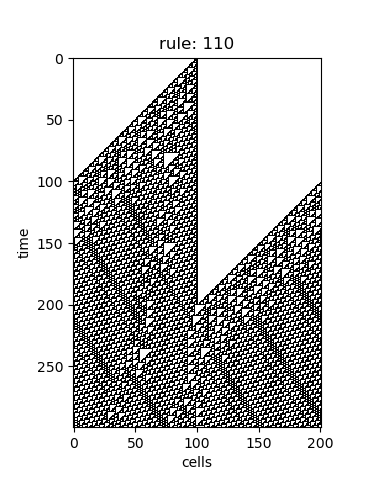

Source code (Python):
import matplotlib.pyplot as plt
import numpy as np
from matplotlib.colors import LogNorm

#rule 110
def rule (a,b,c): 
    if a==1 and b==1 and c==1:
        return 0
    if a==1 and b==1 and c==0:
        return 1
    if a==1 and b==0 and c==1:
        return 1
    if a==1 and b==0 and c==0:
        return 0
    if a==0 and b==1 and c==1:
        return 1
    if a==0 and b==1 and c==0:
        return 1
    if a==0 and b==0 and c==1:
        return 1
    if a==0 and b==0 and c==0:
        return 0
cell=[] 
cell_temp=[]
cell_length=201
for i in range(0,cell_length): #initial state of cells 
    if i==cell_length//2:
        cell.append(1)
    else:
        cell.append(0)

#for how many time steps the program should run
time=300
#a copy of main cell
cell_temp=list(cell) 
 #matrix contains state of each cell in everye time steps
matrix_cell=np.zeros((time,cell_length)) 
for i in range(0,time):
    matrix_cell[i]=cell
    for j in range(0,len(cell)): #going through each cell and apply the rule
        if j==len(cell)-1:
            cell_temp[j]=rule(cell[j-1],cell[j],cell[0])
        else:
            cell_temp[j]=rule(cell[j-1],cell[j],cell[j+1])
    cell=list(cell_temp)

G = np.zeros((time,cell_length,3))
# Where we set the RGB for each pixel
G[matrix_cell==0] = [1,1,1]
G[matrix_cell==1] = [0,0,0]
plt.title('rule: 110')
plt.xlabel('cells')
plt.ylabel('time')
plt.imshow(G,interpolation='nearest')
plt.show()
